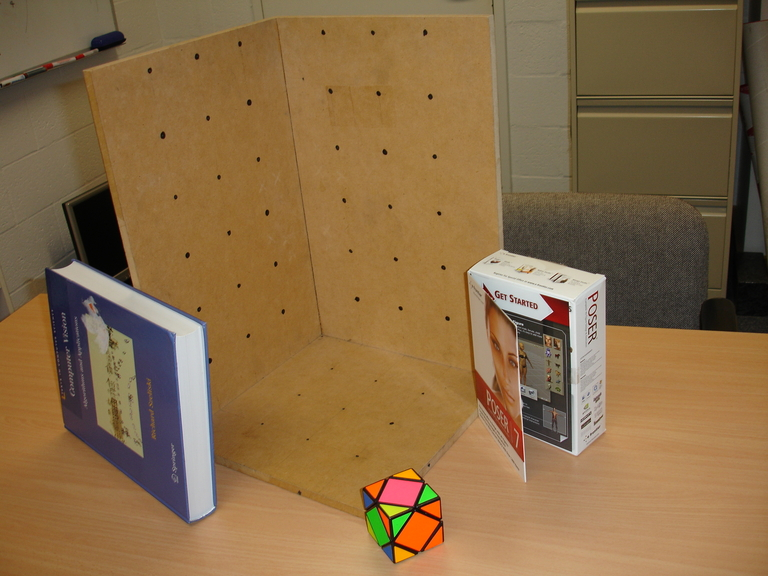
#> input picture stereo2012a.jpg, 768 x 576 px
$ jupyter execute --allow-errors calibration_and_homography.ipynb   (shell and % lines are left out)
#> lines starting #> are read from the running program, lines starting #| are printed output that depends on the picture
[cell 1]
import time
import numpy as np
from PIL import Image
import matplotlib.pyplot as plt
import math
import cv2

[cell 2]
'''


'''

# [31 lines left out: functions vgg_rq, vgg_KR_from_P, not called in this run]

# K, R, t = vgg_KR_from_P(C)
# print()

[cell 3]
############################################################################
# [9 lines left out: function rq, not called in this run]

[cell 4]
# Task 1

[cell 5]
# [6 lines of commented-out code are left out]

[cell 6]
XYZ = np.array([
    [0,35,21],
    [0,28,14],
    [0,21,7],
    [0,7,14],
    [21,35,0],
    [14,28,0],
    [7,21,0],
    [14,7,0],
    [0,0,0],
    [7,0,21],
    [21,0,21],
    [21,0,7]
])

[cell 7]
img = cv2.imread('stereo2012a.jpg')
#> img is the input picture: shape (576, 768, 3); mean B, G, R 69.9, 107.2, 136.6
img = cv2.cvtColor(img, cv2.COLOR_BGR2RGB)

#> (the rest of this cell did not finish here and is left out)

[cell 8]
plt.figure()

#> (the rest of this cell did not finish here and is left out)

[cell 9]
'''
'''

#####################################################################

# [68 lines left out: functions T_norm, S_norm, generate_x, calibrate, denormalize_DLT, not called in this run]

#> (a cell that did not finish here is left out)

#> (a cell that did not finish here is left out)

#> (a cell that did not finish here is left out)

[cell 13]
img_copy = img.copy()

Height = img.shape[0]
#> Height = 576
Width = img.shape[1]
#> Width = 768

Half_H = Height // 2
#> Half_H = 288
Half_W = Width // 2
#> Half_W = 384
resized_img = cv2.resize(img_copy, (Half_W, Half_H), interpolation = cv2.INTER_AREA)

plt.imshow(resized_img)

[cell 14]
# [5 lines of commented-out code are left out]

#> (a cell that did not finish here is left out)

#> (a cell that did not finish here is left out)

[cell 17]
plt.figure()

#> (the rest of this cell did not finish here and is left out)

#> (a cell that did not finish here is left out)

#> (a cell that did not finish here is left out)

#> (a cell that did not finish here is left out)

[cell 21]
# Task 2

[cell 22]
# [6 lines of commented-out code are left out]

[cell 23]
# [6 lines of commented-out code are left out]

[cell 24]
img2 = cv2.imread('left.jpg')
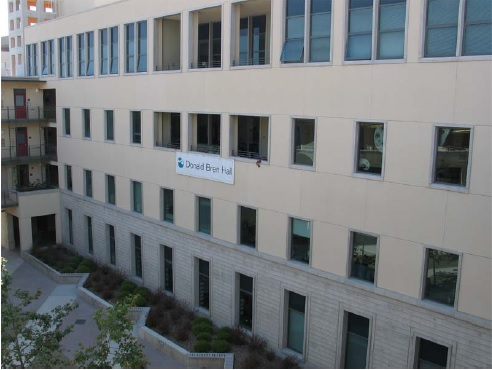
#> input picture Left.jpg, 492 x 370 px, found by its file name
#> img2 is the input picture: shape (370, 492, 3); mean B, G, R 123.2, 121, 116.8
img2 = cv2.cvtColor(img2, cv2.COLOR_BGR2RGB)
img3 = cv2.imread('right.jpg')
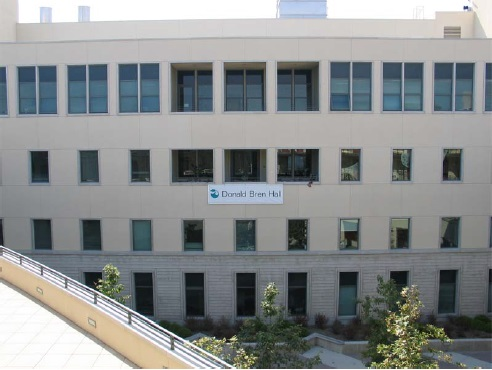
#> input picture Right.jpg, 492 x 370 px, found by its file name
#> img3 is the input picture: shape (370, 492, 3); mean B, G, R 141.3, 141.1, 137.5
img3 = cv2.cvtColor(img3, cv2.COLOR_BGR2RGB)
